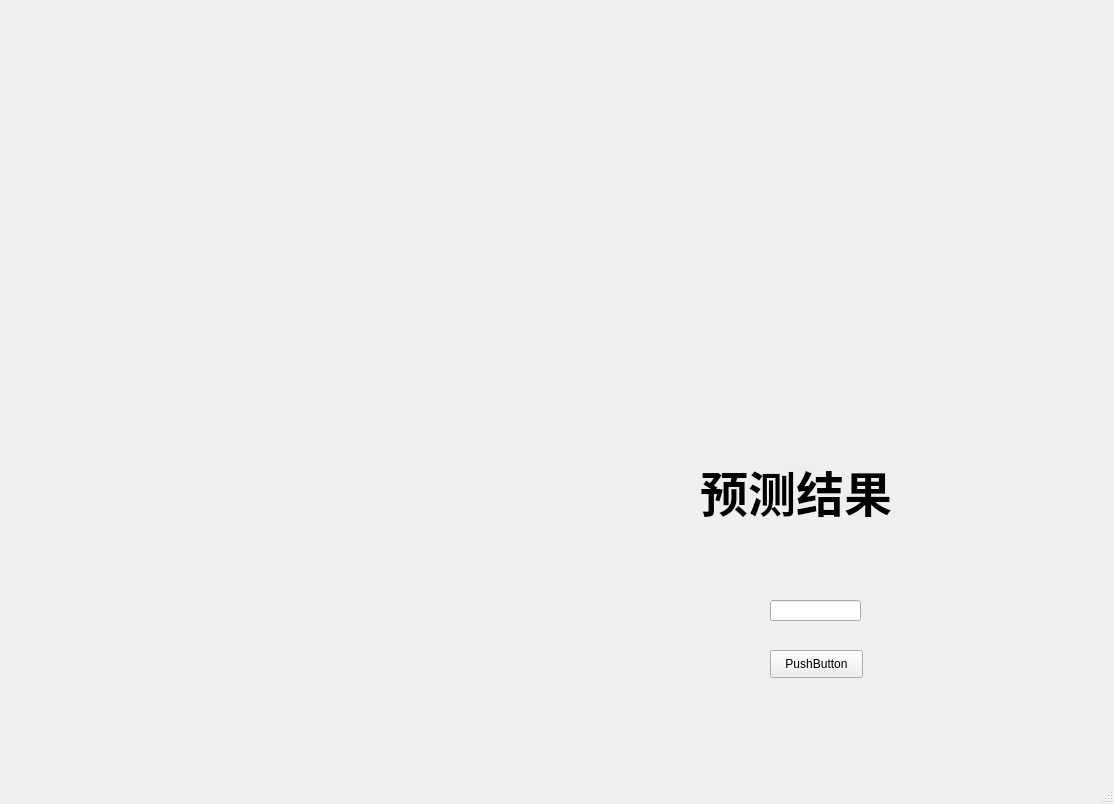
<?xml version="1.0" encoding="UTF-8"?>
<ui version="4.0">
 <class>MainWindow</class>
 <widget class="QMainWindow" name="MainWindow">
  <property name="geometry">
   <rect>
    <x>0</x>
    <y>0</y>
    <width>1114</width>
    <height>804</height>
   </rect>
  </property>
  <property name="windowTitle">
   <string>MainWindow</string>
  </property>
  <widget class="QWidget" name="centralwidget">
   <widget class="QPushButton" name="pushButton">
    <property name="geometry">
     <rect>
      <x>770</x>
      <y>650</y>
      <width>93</width>
      <height>28</height>
     </rect>
    </property>
    <property name="text">
     <string>PushButton</string>
    </property>
   </widget>
   <widget class="QLabel" name="label">
    <property name="geometry">
     <rect>
      <x>10</x>
      <y>0</y>
      <width>581</width>
      <height>361</height>
     </rect>
    </property>
    <property name="autoFillBackground">
     <bool>true</bool>
    </property>
    <property name="text">
     <string/>
    </property>
    <property name="pixmap">
     <pixmap>../../../sundry/pic/app1.png</pixmap>
    </property>
    <property name="alignment">
     <set>Qt::AlignCenter</set>
    </property>
   </widget>
   <widget class="QLabel" name="label_2">
    <property name="geometry">
     <rect>
      <x>10</x>
      <y>390</y>
      <width>581</width>
      <height>361</height>
     </rect>
    </property>
    <property name="autoFillBackground">
     <bool>true</bool>
    </property>
    <property name="text">
     <string/>
    </property>
    <property name="pixmap">
     <pixmap>../../../sundry/pic/app2.png</pixmap>
    </property>
    <property name="scaledContents">
     <bool>false</bool>
    </property>
    <property name="alignment">
     <set>Qt::AlignCenter</set>
    </property>
    <property name="wordWrap">
     <bool>false</bool>
    </property>
    <property name="openExternalLinks">
     <bool>false</bool>
    </property>
   </widget>
   <widget class="QLineEdit" name="lineEdit">
    <property name="geometry">
     <rect>
      <x>770</x>
      <y>600</y>
      <width>91</width>
      <height>21</height>
     </rect>
    </property>
   </widget>
   <widget class="QLabel" name="label_3">
    <property name="geometry">
     <rect>
      <x>600</x>
      <y>0</y>
      <width>501</width>
      <height>361</height>
     </rect>
    </property>
    <property name="autoFillBackground">
     <bool>true</bool>
    </property>
    <property name="text">
     <string/>
    </property>
    <property name="pixmap">
     <pixmap>../../../sundry/pic/app.png</pixmap>
    </property>
    <property name="scaledContents">
     <bool>false</bool>
    </property>
    <property name="alignment">
     <set>Qt::AlignCenter</set>
    </property>
   </widget>
   <widget class="QLabel" name="label_4">
    <property name="geometry">
     <rect>
      <x>700</x>
      <y>460</y>
      <width>241</width>
      <height>61</height>
     </rect>
    </property>
    <property name="font">
     <font>
      <family>Arial</family>
      <pointsize>36</pointsize>
      <weight>75</weight>
      <bold>true</bold>
     </font>
    </property>
    <property name="text">
     <string>预测结果</string>
    </property>
    <property name="textFormat">
     <enum>Qt::AutoText</enum>
    </property>
    <property name="scaledContents">
     <bool>false</bool>
    </property>
    <property name="wordWrap">
     <bool>false</bool>
    </property>
   </widget>
  </widget>
  <widget class="QMenuBar" name="menubar">
   <property name="geometry">
    <rect>
     <x>0</x>
     <y>0</y>
     <width>1114</width>
     <height>26</height>
    </rect>
   </property>
  </widget>
  <widget class="QStatusBar" name="statusbar"/>
 </widget>
 <resources/>
 <connections/>
</ui>
